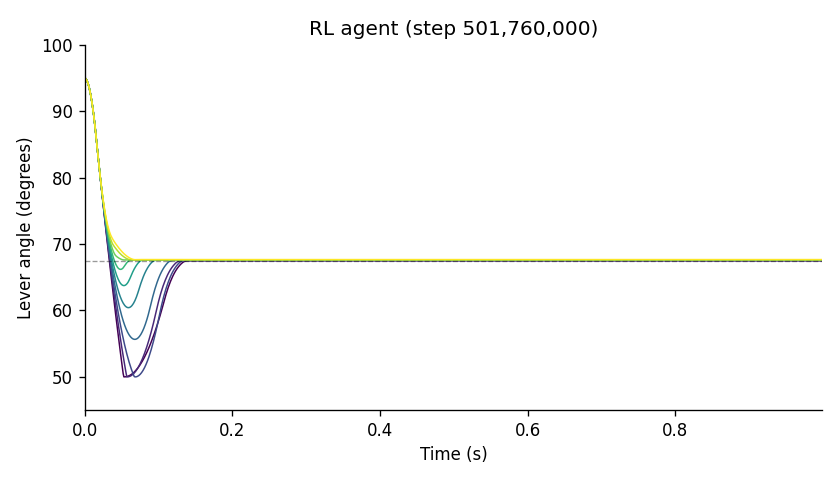

Python code for this plot:
import sys
import os
sys.path.insert(0, os.path.join(os.path.dirname(__file__), '..'))
sys.path.insert(0, '/home/emil/Development/vnl/nnx-ppo')

import jax
import jax.numpy as jp
import numpy as np
import matplotlib.pyplot as plt
from flax import nnx
from nnx_ppo.algorithms.checkpointing import load_checkpoint
from nnx_ppo.algorithms.ppo import new_training_state, default_config
from nnx_ppo.networks.factories import make_mlp_actor_critic

from evaluate import PLOT_TORQUES, plot_trajectory_panel
from environment import TorqueLeverEnv, TorqueLeverEnvState, EPISODE_STEPS
from simulation import SIM_PARAMS

CHECKPOINT_DIR = os.path.join(os.path.dirname(__file__), 'checkpoints')
OBS_SIZE    = 2
ACTION_SIZE = 1


def latest_checkpoint(directory):
    steps = sorted(
        int(d.split('_')[1])
        for d in os.listdir(directory)
        if d.startswith('step_')
    )
    return os.path.join(directory, f'step_{steps[-1]:010d}'), steps[-1]


def sample_trajectories_rl(networks, env):
    """Run the network on all PLOT_TORQUES in parallel using nnx.scan.

    Returns an array of shape (n_torques, n_steps) with lever angles in radians.
    """
    n_torques = len(PLOT_TORQUES)

    # Build one initial env state per torque level (no randomisation)
    initial_states = jax.vmap(lambda et: TorqueLeverEnvState(
        theta=jp.deg2rad(SIM_PARAMS['lever_range'][1]),
        theta_dot=jp.array(0.0),
        extra_torque=et,
        step_count=jp.array(0),
        reward=jp.array(0.0),
        done=jp.array(0.0),
    ))(jp.array(PLOT_TORQUES, dtype=jp.float32))

    net_states = networks.initialize_state(n_torques)

    def step_fn(networks, carry):
        env_state, net_state = carry
        next_net_state, network_output = networks(net_state, env_state.obs)
        next_env_state = jax.vmap(env.step)(env_state, network_output.actions)
        return (next_env_state, next_net_state), next_env_state.theta

    scan_fn = nnx.scan(
        step_fn,
        in_axes=(nnx.StateAxes({...: nnx.Carry}), nnx.Carry),
        out_axes=(nnx.Carry, 0),
        length=EPISODE_STEPS,
    )

    _, thetas = scan_fn(networks, (initial_states, net_states))
    return thetas.T   # (n_steps, n_torques) → (n_torques, n_steps)


if __name__ == '__main__':
    ckpt_path, step = latest_checkpoint(CHECKPOINT_DIR)
    print(f'Loading checkpoint: {ckpt_path}')

    networks = make_mlp_actor_critic(
        obs_size=OBS_SIZE, action_size=ACTION_SIZE,
        actor_hidden_sizes=[64, 64], critic_hidden_sizes=[64, 64],
        rngs=nnx.Rngs(0), normalize_obs=True, entropy_weight=1e-2,
    )
    env = TorqueLeverEnv()
    ts = new_training_state(env, networks, n_envs=1, seed=0,
                            learning_rate=default_config().ppo.learning_rate)
    load_checkpoint(ckpt_path, networks=ts.networks, optimizer=ts.optimizer)
    networks = ts.networks
    networks.eval()

    print('Running trajectories...')
    thetas = sample_trajectories_rl(networks, env)

    fig, ax = plt.subplots(figsize=(7, 4))
    plot_trajectory_panel(ax, thetas, title=f'RL agent (step {step:,})')
    plt.tight_layout()
    out = os.path.join(os.path.dirname(__file__), 'eval_checkpoint.png')
    plt.savefig(out, dpi=120)
    print(f'Saved {out}')
    plt.show()
